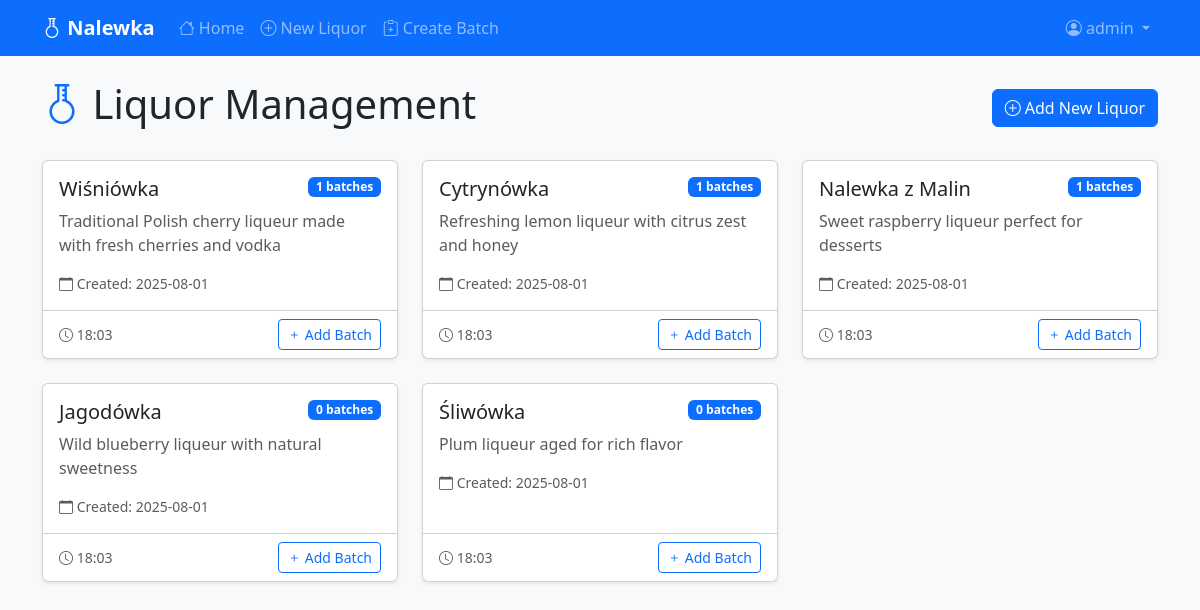
The app's page /index (signed in) with its own data.
### app/models.py (models this page shows, shortened)
class User(UserMixin, db.Model):
    id: so.Mapped[int] = so.mapped_column(primary_key=True)
    username: so.Mapped[str] = so.mapped_column(sa.String(64), index=True,
                                                unique=True)
    email: so.Mapped[str] = so.mapped_column(sa.String(120), index=True,
                                             unique=True)
    password_hash: so.Mapped[Optional[str]] = so.mapped_column(sa.String(256))
    liquors: so.Mapped[list['Liquor']] = so.relationship(back_populates='author')

class Liquor(db.Model):
    id: so.Mapped[int] = so.mapped_column(primary_key=True)
    name: so.Mapped[str] = so.mapped_column(sa.String(128), index=True)
    created: so.Mapped[datetime] = so.mapped_column(index=True, default=lambda: datetime.now(timezone.utc))
    description: so.Mapped[Optional[str]] = so.mapped_column(sa.Text())
    user_id: so.Mapped[int] = so.mapped_column(sa.ForeignKey(User.id), index=True)
    author: so.Mapped[User] = so.relationship(back_populates='liquors')
    batches: so.Mapped[list['Batch']] = so.relationship(back_populates='liquor', cascade='all, delete-orphan')

### app/routes.py (the view)
@app.route('/')
@app.route('/index')
def index():
    if current_user.is_authenticated:
        liquors = Liquor.query.filter_by(user_id=current_user.id).all()
    else:
        liquors = []
    return render_template('index.html', liquors=liquors)

### app/models.py (called while the page is built)
@login.user_loader
def load_user(id):
    return db.session.get(User, int(id))

### app/templates/index.html (shortened to what this page needs)
{% extends "base.html" %}
{% block content %}
<div class="row">
    <div class="col-12">
        <div class="d-flex justify-content-between align-items-center mb-4">
            <h1><i class="bi bi-flask-florence text-primary"></i> Liquor Management</h1>
            {% if current_user.is_authenticated %}
                <a href="{{ url_for('create_liquor') }}" class="btn btn-primary">
                    <i class="bi bi-plus-circle"></i> Add New Liquor
                </a>
            {% endif %}
        </div>
    </div>
</div>
{% if current_user.is_authenticated %}
    {% if liquors %}
        <div class="row">
            {% for liquor in liquors %}
                <div class="col-md-6 col-lg-4 mb-4">
                    <div class="card liquor-card h-100 shadow-sm">
                        <div class="card-body">
                            <div class="d-flex justify-content-between align-items-start mb-2">
                                <h5 class="card-title mb-0">{{ liquor.name }}</h5>
                                <span class="badge bg-primary">{{ liquor.batches|length }} batches</span>
                            </div>
                            <p class="card-text text-muted">
                                {{ liquor.description or 'No description available' }}
                            </p>
                            <div class="small text-muted">
                                <i class="bi bi-calendar"></i> Created: {{ liquor.created.strftime('%Y-%m-%d') }}
                            </div>
                        </div>
                        <div class="card-footer bg-transparent">
                            <div class="d-flex justify-content-between align-items-center">
                                <small class="text-muted">
                                    <i class="bi bi-clock"></i> {{ liquor.created.strftime('%H:%M') }}
                                </small>
                                <a href="{{ url_for('batch_formula') }}?liquor={{ liquor.id }}" class="btn btn-sm btn-outline-primary">
                                    <i class="bi bi-plus"></i> Add Batch
                                </a>
                            </div>
                        </div>
                    </div>
                </div>
            {% endfor %}
        </div>
    {% endif %}
{% endif %}
{% endblock %}

### app/templates/base.html (shortened to what this page needs)
<!DOCTYPE html>
<html lang="en">
<head>
    <link href="https://cdn.jsdelivr.net/npm/bootstrap@5.3.0/dist/css/bootstrap.min.css" rel="stylesheet">
    <link rel="stylesheet" href="https://cdn.jsdelivr.net/npm/bootstrap-icons@1.13.1/font/bootstrap-icons.min.css">
</head>
<body>
    <nav class="navbar navbar-expand-lg navbar-dark bg-primary">
        <div class="container">
            <a class="navbar-brand" href="{{ url_for('index') }}">
              <i class="bi bi-flask-florence"></i> Nalewka
            </a>
            <div class="collapse navbar-collapse" id="navbarNav">
                <ul class="navbar-nav me-auto">
                    <li class="nav-item">
                        <a class="nav-link" href="{{ url_for('index') }}">
                            <i class="bi bi-house"></i> Home
                        </a>
                    </li>
                    {% if current_user.is_authenticated %}
                        <li class="nav-item">
                            <a class="nav-link" href="{{ url_for('create_liquor') }}">
                                <i class="bi bi-plus-circle"></i> New Liquor
                            </a>
                        </li>
                        <li class="nav-item">
                            <a class="nav-link" href="{{ url_for('batch_formula') }}">
                                <i class="bi bi-clipboard-plus"></i> Create Batch
                            </a>
                        </li>
                    {% endif %}
                </ul>
                <ul class="navbar-nav">
                    {% if current_user.is_authenticated %}
                        <li class="nav-item dropdown">
                            <a class="nav-link dropdown-toggle" href="#" role="button" data-bs-toggle="dropdown">
                                <i class="bi bi-person-circle"></i> {{ current_user.username }}
                            </a>
                        </li>
                    {% endif %}
                </ul>
            </div>
        </div>
    </nav>
    <main class="container mt-4">
        {% block content %}{% endblock %}
    </main>
</body>
</html>

### app/templates/base.html (style rules this page uses)
body { background-color: #f8f9fa; }
.navbar-brand { font-weight: bold; }
.liquor-card { transition: transform 0.2s; }

### records on screen
User: username "admin"
Liquor: name "Wiśniówka", batches|length "1", description "Traditional Polish cherry liqueur made with fresh cherries and vodka", created "2025-08-01", created "18:03"
Liquor: name "Cytrynówka", batches|length "1", description "Refreshing lemon liqueur with citrus zest and honey", created "2025-08-01", created "18:03"
Liquor: name "Nalewka z Malin", batches|length "1", description "Sweet raspberry liqueur perfect for desserts", created "2025-08-01", created "18:03"
Liquor: name "Jagodówka", batches|length "0", description "Wild blueberry liqueur with natural sweetness", created "2025-08-01", created "18:03"
Liquor: name "Śliwówka", batches|length "0", description "Plum liqueur aged for rich flavor", created "2025-08-01", created "18:03"
